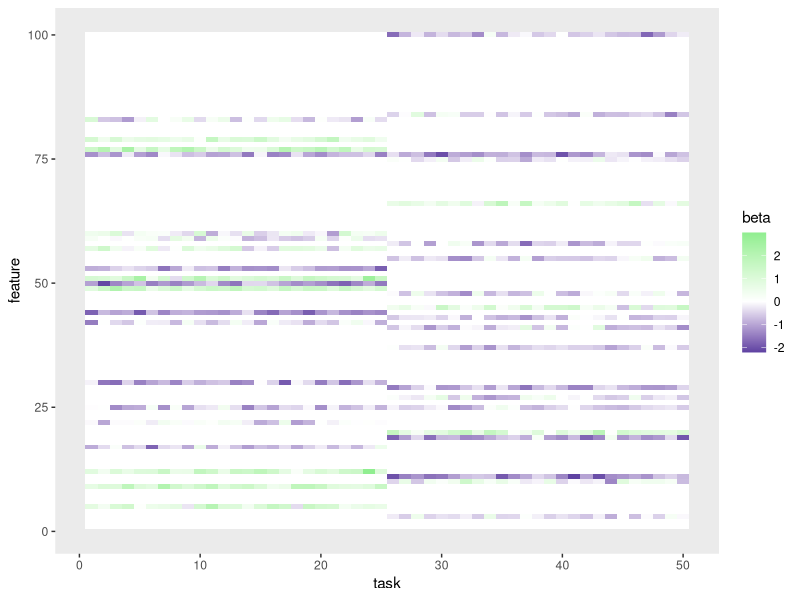

Reproduce this figure in R. (Note: this script raises an error after producing the figure.)

################################################################################
# R script to accompany simulated_data.Rmd
################################################################################

## ---- sparse-sim-packages ----
# List of packages for session
.packages = c("gflasso",
              "reshape2",
              "ggplot2")

# Install CRAN packages (if not already installed)
.inst <- .packages %in% installed.packages()
if(any(!.inst)) {
  install.packages(.packages[!.inst], repos='http://cran.rstudio.com/')
}

# Load packages into session 
lapply(.packages, require, character.only=TRUE)
set.seed(04032016)

cat("\014")  # Clear console

rm(list=ls()) # Delete all existing variables
graphics.off() # Close all open plots

## ---- simdata-params ----
K <- 50 # number of columns of Y
J <- 100 # number of columns of X
J0 <- 20 # number of columns of X actually contribute
n <- 200 # number of samples

## ---- gflasso-simulate-data ----
beta <- rnorm(J)
B <- beta %*% t(rep(1, K)) + matrix(rnorm(J * K, 0, .5), J, K)
B[-sample(J, J0), 1 : (K / 2)] <- 0
B[-sample(J, J0), (K / 2 + 1) : K] <- 0
X <- matrix(rnorm(n * J), n, J)
Y <- X %*% B + matrix(rnorm(n * K), n, K)

## ---- vis-B ----
m_b <- melt(B, varnames = c("feature", "task"), value.name = "beta")
ggplot(m_b) +
  geom_tile(aes(x = task, y = feature, fill = beta)) +
  scale_fill_gradient2(midpoint = 0, high = "#90ee90", low = "#000080") +
  theme(panel.grid = element_blank())

## ---- vis-reg-data ----
m_y <- melt(Y, varnames = c("sample", "task"), value.name = "y")
m_x <- melt(X, varnames = c("sample", "feature"), value.name = "x")
reg_data <- m_y %>%
  left_join(m_x) %>%
  left_join(m_b)
cur_data <- reg_data %>%
  filter(task %in% 20:30,
         feature %in% 10:18)

## ---- vis-reg-lines ----
ggplot(cur_data) +
  geom_point(aes(x = x, y = y, col = as.factor(beta == 0)), 
             size = .3, alpha = 0.3) +
  geom_abline(data = cur_data %>% filter(beta != 0),
              aes(slope = beta, intercept = 0, col = as.factor(beta == 0))) +
  scale_color_manual(values = c("#8068ab", "#d9bad8")) +
  facet_grid(feature ~ task) +
  theme(panel.grid = element_blank(),
        panel.border = element_blank(),
        panel.margin = unit(0, "lines"),
        strip.background = element_blank(),
        axis.text = element_blank(),
        axis.ticks = element_blank())

## ---- gflasso ----
R <- matrix(1, K, K)
R[(K / 2 + 1) : K, 1:(K / 2)] <- 0
R[1:(K / 2), (K / 2 + 1) : K] <- 0
gflasso_res <- gflasso(Y, X, R, list(delta_conv = 1e-10, lambda = 8, gamma = 2, iter_max = 1200, eps = .1))

## ---- vis-objective ----
obj_data <- data.frame(iteration = seq_len(1200),
                       objective = gflasso_res$obj)
ggplot(obj_data) +
  geom_line(aes(x = iteration, y = objective)) +
  theme(panel.grid = element_blank())

## ---- coef-hat-pred ----
b_compare <- melt(list(truth = B, fit = gflasso_res$B)) %>%
  dcast(Var1 + Var2 ~ L1)
b_compare$group <- ifelse(b_compare$Var2 <= K / 2, "task_group_1", "task_group_2")
ggplot(b_compare) +
  geom_abline(slope = 1, intercept = 0, col = '#696969', alpha = 0.8, size = .3) +
  geom_vline(xintercept = 0, col = '#696969', alpha = 0.5, size = .05) +
  geom_hline(yintercept = 0, col = '#696969', alpha = 0.5, size = .05) +
  geom_point(aes(x = truth, y = fit, col = group), size = .5, alpha = 0.6) +
  scale_color_manual(values = c("#008080", "#cd5c5c")) +
  coord_fixed() +
  theme(panel.grid = element_blank())

## ---- vis-coefs ----
gflasso_mb <- melt(gflasso_res$B, varnames = c("feature", "task"),
               value.name = "beta_hat")
gflasso_mb$small <- gflasso_mb$beta_hat < 5e-2

ggplot(gflasso_mb) +
  geom_tile(aes(x = task, y = feature, fill = beta_hat)) +
  scale_fill_gradient2(midpoint = 0, high = "#90ee90", low = "#000080") +
  theme(panel.grid = element_blank())

table(B == 0, abs(gflasso_res$B) < 5e-2)
